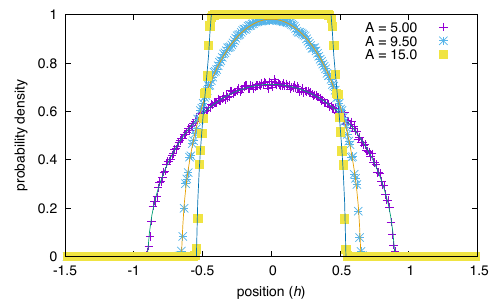

This chart was generated by the following gnuplot code:
set terminal pdf nocrop enhanced font "garamond,15"
set output 'rho.pdf'
set xlabel "position ({/Helvetica-Italic h})"
show xlabel
set ylabel "probability density"
show ylabel
set key

plot './exp/fermions/A5.00_N101.dat' title "A = 5.00", './exp/models/ratio_2.50.dat' with lines title "", './exp/fermions/A9.50_N101.dat' title "A = 9.50", './exp/models/ratio_4.75.dat' with lines title "", './exp/fermions/A15.00_N101.dat' title "A = 15.0", './exp/models/ratio_7.50.dat' with lines title ""
